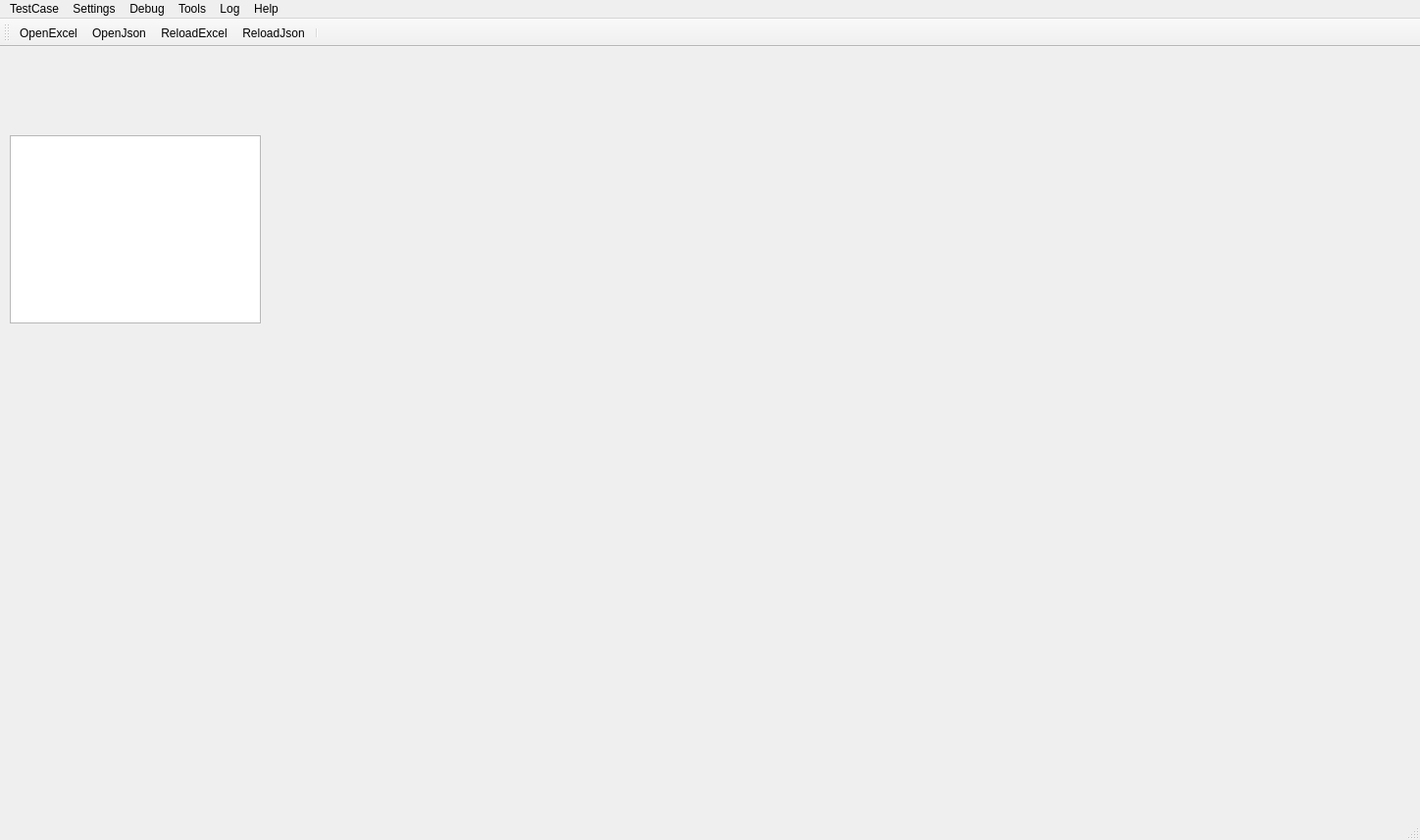
<?xml version="1.0" encoding="UTF-8"?>
<ui version="4.0">
 <class>MainWindow</class>
 <widget class="QMainWindow" name="MainWindow">
  <property name="geometry">
   <rect>
    <x>0</x>
    <y>0</y>
    <width>1448</width>
    <height>857</height>
   </rect>
  </property>
  <property name="sizePolicy">
   <sizepolicy hsizetype="Preferred" vsizetype="Fixed">
    <horstretch>0</horstretch>
    <verstretch>0</verstretch>
   </sizepolicy>
  </property>
  <property name="minimumSize">
   <size>
    <width>1448</width>
    <height>857</height>
   </size>
  </property>
  <property name="windowTitle">
   <string>AutoTestSystem</string>
  </property>
  <property name="toolTip">
   <string/>
  </property>
  <property name="statusTip">
   <string>TestTime:    FailCount: </string>
  </property>
  <widget class="QWidget" name="centralwidget">
   <widget class="QTreeView" name="treeView">
    <property name="geometry">
     <rect>
      <x>10</x>
      <y>90</y>
      <width>256</width>
      <height>192</height>
     </rect>
    </property>
   </widget>
  </widget>
  <widget class="QMenuBar" name="menubar">
   <property name="geometry">
    <rect>
     <x>0</x>
     <y>0</y>
     <width>1448</width>
     <height>27</height>
    </rect>
   </property>
   <widget class="QMenu" name="testcase">
    <property name="title">
     <string>TestCase</string>
    </property>
    <addaction name="actionOpenExcel"/>
    <addaction name="actionOpenJson"/>
    <addaction name="separator"/>
    <addaction name="actionReloadExcel"/>
    <addaction name="actionReloadJson"/>
    <addaction name="separator"/>
    <addaction name="actionSaveToJson"/>
    <addaction name="actionExcelToJson"/>
   </widget>
   <widget class="QMenu" name="settings">
    <property name="title">
     <string>Settings</string>
    </property>
    <addaction name="actionconfig"/>
   </widget>
   <widget class="QMenu" name="help">
    <property name="title">
     <string>Help</string>
    </property>
    <addaction name="actionHelper"/>
    <addaction name="actionAbout"/>
   </widget>
   <widget class="QMenu" name="tools">
    <property name="title">
     <string>Tools</string>
    </property>
   </widget>
   <widget class="QMenu" name="debug">
    <property name="title">
     <string>Debug</string>
    </property>
    <addaction name="actionDisable"/>
    <addaction name="actionEnable"/>
    <addaction name="separator"/>
    <addaction name="actionStart"/>
    <addaction name="actionPause"/>
    <addaction name="actionClose"/>
   </widget>
   <widget class="QMenu" name="menuLog">
    <property name="title">
     <string>Log</string>
    </property>
    <addaction name="actionSave"/>
    <addaction name="actionOpen"/>
    <addaction name="actionClear"/>
    <addaction name="separator"/>
    <addaction name="actionException"/>
    <addaction name="actionLogFolder"/>
    <addaction name="actionCSVLog"/>
    <addaction name="actionResultLog"/>
   </widget>
   <addaction name="testcase"/>
   <addaction name="settings"/>
   <addaction name="debug"/>
   <addaction name="tools"/>
   <addaction name="menuLog"/>
   <addaction name="help"/>
  </widget>
  <widget class="QStatusBar" name="statusbar"/>
  <widget class="QToolBar" name="toolBar">
   <property name="windowTitle">
    <string>toolBar</string>
   </property>
   <attribute name="toolBarArea">
    <enum>TopToolBarArea</enum>
   </attribute>
   <attribute name="toolBarBreak">
    <bool>false</bool>
   </attribute>
   <addaction name="actionOpenExcel"/>
   <addaction name="actionOpenJson"/>
   <addaction name="actionReloadExcel"/>
   <addaction name="actionReloadJson"/>
   <addaction name="separator"/>
  </widget>
  <action name="actionOpenJson">
   <property name="text">
    <string>OpenJson</string>
   </property>
  </action>
  <action name="actionOpenExcel">
   <property name="text">
    <string>OpenExcel</string>
   </property>
  </action>
  <action name="actionReloadExcel">
   <property name="text">
    <string>ReloadExcel</string>
   </property>
  </action>
  <action name="actionconfig">
   <property name="text">
    <string>参数配置</string>
   </property>
  </action>
  <action name="actionReloadJson">
   <property name="text">
    <string>ReloadJson</string>
   </property>
  </action>
  <action name="actionSaveToJson">
   <property name="text">
    <string>SaveToJson</string>
   </property>
  </action>
  <action name="actionExcelToJson">
   <property name="text">
    <string>ExcelToJson</string>
   </property>
  </action>
  <action name="actionStart">
   <property name="text">
    <string>Start</string>
   </property>
  </action>
  <action name="actionClose">
   <property name="text">
    <string>Stop</string>
   </property>
  </action>
  <action name="actionSave">
   <property name="text">
    <string>Save</string>
   </property>
  </action>
  <action name="actionOpen">
   <property name="text">
    <string>Open</string>
   </property>
  </action>
  <action name="actionException">
   <property name="text">
    <string>Exception</string>
   </property>
  </action>
  <action name="actionClear">
   <property name="text">
    <string>Clear</string>
   </property>
  </action>
  <action name="actionLogFolder">
   <property name="text">
    <string>LogFolder</string>
   </property>
  </action>
  <action name="actionCSVLog">
   <property name="text">
    <string>CSVLog</string>
   </property>
  </action>
  <action name="actionResultLog">
   <property name="text">
    <string>ResultLog</string>
   </property>
  </action>
  <action name="actionDisable">
   <property name="text">
    <string>Disable</string>
   </property>
  </action>
  <action name="actionEnable">
   <property name="text">
    <string>Enable</string>
   </property>
  </action>
  <action name="actionPause">
   <property name="text">
    <string>Pause</string>
   </property>
  </action>
  <action name="actionHelper">
   <property name="text">
    <string>Helper</string>
   </property>
  </action>
  <action name="actionAbout">
   <property name="text">
    <string>About</string>
   </property>
  </action>
 </widget>
 <resources/>
 <connections/>
</ui>
